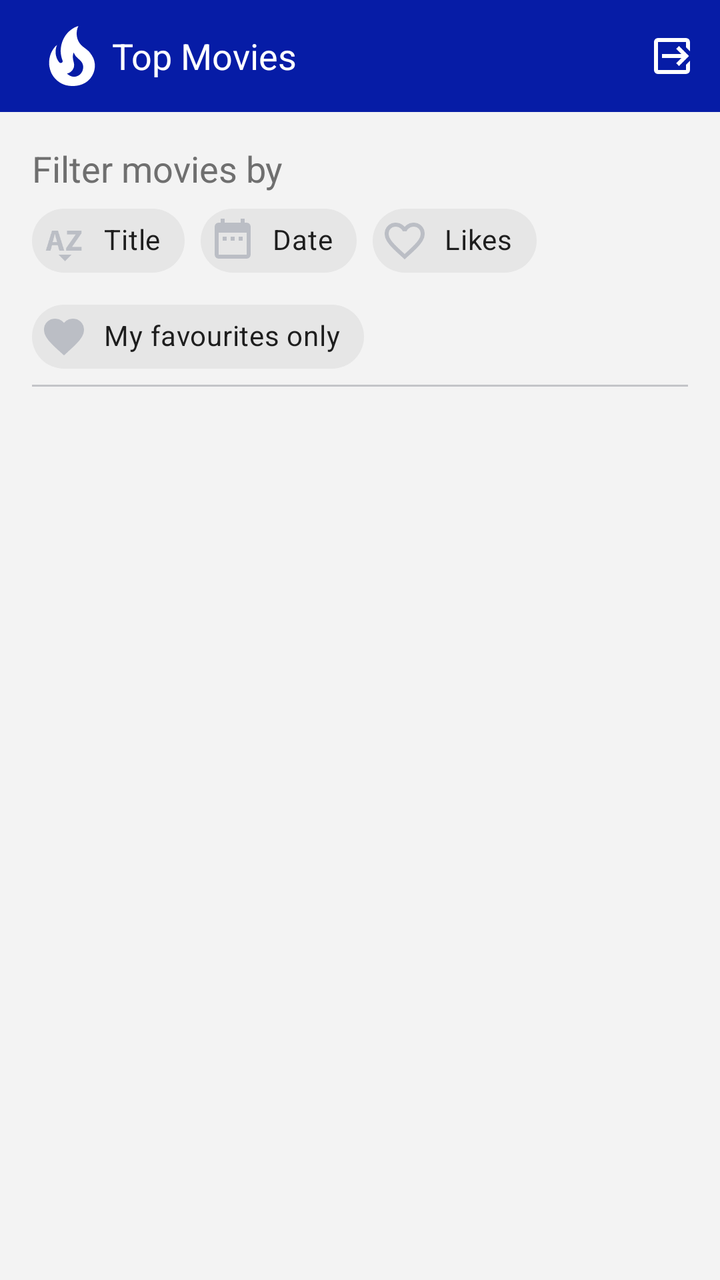
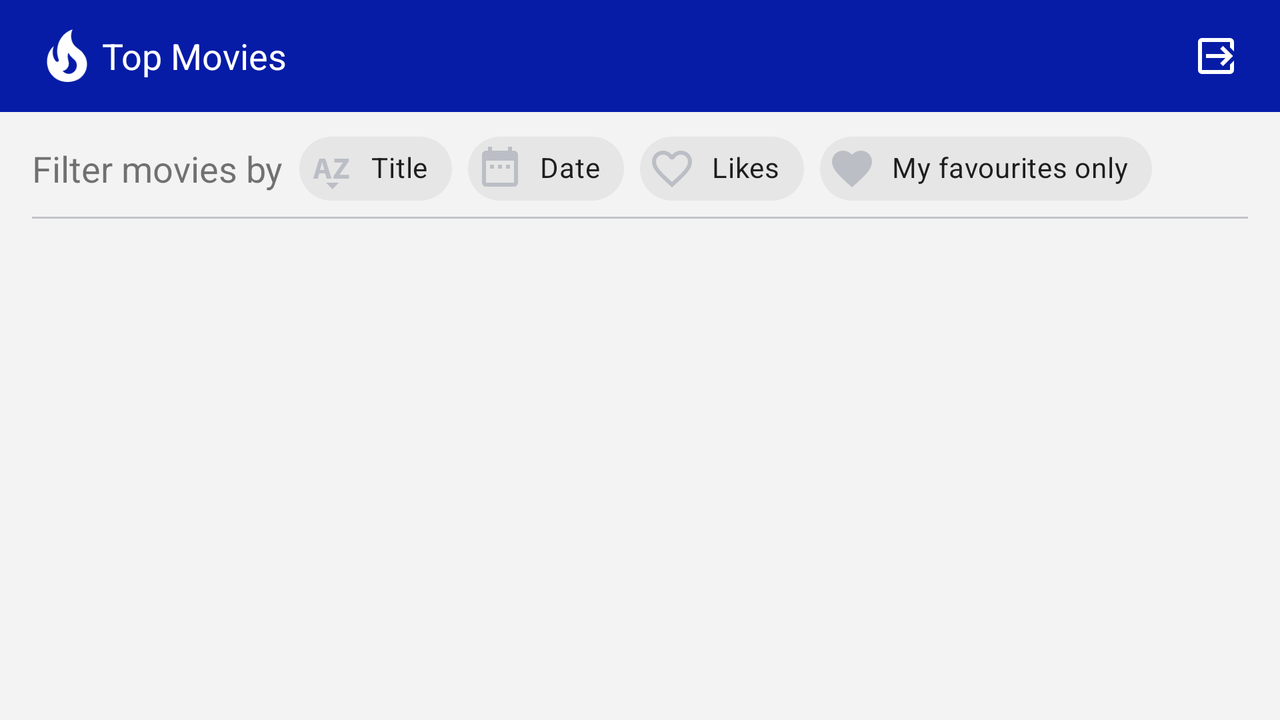

The same Android screen from two of the app's own layout files: first res/layout/ as a phone draws it, then the repository's variant for another configuration, drawn on a device whose configuration selects that folder. Both files follow.
<!-- AndroidManifest.xml: application theme AppTheme -->
<!-- res/layout/fragment_popular_movies.xml -->
<?xml version="1.0" encoding="utf-8"?>
<FrameLayout xmlns:android="http://schemas.android.com/apk/res/android"
    xmlns:app="http://schemas.android.com/apk/res-auto"
    xmlns:tools="http://schemas.android.com/tools"
    android:id="@+id/fragmentmainframe"
    android:layout_width="match_parent"
    android:layout_height="match_parent"
    android:background="#f3f3f3"
    tools:context=".fragments.PopularMoviesFragment">

    <androidx.constraintlayout.widget.ConstraintLayout
        android:id="@+id/fragmentmainconstraint"
        android:layout_width="match_parent"
        android:layout_height="match_parent"
        android:background="@null">

        <com.google.android.material.appbar.MaterialToolbar
            android:id="@+id/toolbar"
            android:layout_width="match_parent"
            android:layout_height="wrap_content"
            android:background="@color/colorPrimary"
            app:layout_constraintEnd_toEndOf="parent"
            app:layout_constraintStart_toStartOf="parent"
            app:layout_constraintTop_toTopOf="parent">

            <ImageView
                android:layout_width="40dp"
                android:layout_height="40dp"
                android:layout_gravity="start"
                android:contentDescription="@string/fire_image_description"
                app:srcCompat="@drawable/ic_fire" />

            <TextView
                android:id="@+id/tvTopMovies"
                android:layout_width="wrap_content"
                android:layout_height="wrap_content"
                android:text="@string/top_movies"
                android:textColor="#FFF"
                android:textSize="18sp" />

            <Button
                android:id="@+id/btnLogout"
                style="?android:attr/borderlessButtonStyle"
                android:layout_width="50dp"
                android:layout_height="wrap_content"
                android:layout_gravity="end"
                android:layout_marginEnd="12dp"
                android:backgroundTint="@android:color/transparent"
                android:drawableEnd="@drawable/ic_signout"
                android:paddingStart="0dp"
                android:paddingEnd="0dp" />
        </com.google.android.material.appbar.MaterialToolbar>

        <androidx.recyclerview.widget.RecyclerView
            android:id="@+id/recyclerview"
            android:layout_width="0dp"
            android:layout_height="0dp"
            android:layout_marginStart="0dp"
            android:layout_marginTop="11dp"
            android:layout_marginEnd="0dp"
            android:layout_marginBottom="1dp"
            android:paddingStart="10dp"
            android:paddingEnd="10dp"
            app:layout_constraintBottom_toBottomOf="parent"
            app:layout_constraintEnd_toEndOf="parent"
            app:layout_constraintStart_toStartOf="parent"
            app:layout_constraintTop_toBottomOf="@id/divider" />

        <TextView
            android:id="@+id/tvFilter"
            android:layout_width="0dp"
            android:layout_height="wrap_content"
            android:layout_marginStart="16dp"
            android:layout_marginTop="16dp"
            android:layout_marginEnd="16dp"
            android:text="@string/filter_movies_by"
            android:textColor="#6f6f6f"
            android:textSize="18sp"
            app:layout_constraintEnd_toEndOf="parent"
            app:layout_constraintStart_toStartOf="parent"
            app:layout_constraintTop_toBottomOf="@id/toolbar" />

        <com.google.android.material.chip.ChipGroup
            android:id="@+id/chip_group"
            android:layout_width="wrap_content"
            android:layout_height="wrap_content"
            android:layout_marginStart="16dp"
            android:layout_marginEnd="16dp"
            app:layout_constraintHorizontal_bias="0"
            app:layout_constraintLeft_toLeftOf="parent"
            app:layout_constraintRight_toRightOf="parent"
            app:layout_constraintTop_toBottomOf="@id/tvFilter"
            app:singleSelection="true">

            <com.google.android.material.chip.Chip
                android:id="@+id/btnTitle"
                android:layout_width="wrap_content"
                android:layout_height="wrap_content"
                android:layout_marginTop="2dp"
                android:text="@string/title"
                android:textColor="#1e1e1e"
                android:textSize="14sp"
                app:chipBackgroundColor="#e6e6e6"
                app:chipIcon="@drawable/ic_az"
                app:chipIconTint="#bbbec5" />

            <com.google.android.material.chip.Chip
                android:id="@+id/btnDate"
                android:layout_width="wrap_content"
                android:layout_height="wrap_content"
                android:layout_marginTop="2dp"
                android:text="@string/date"
                android:textAllCaps="false"
                android:textColor="#1e1e1e"
                app:chipBackgroundColor="#e6e6e6"
                app:chipIcon="@drawable/ic_calendar"
                app:chipIconTint="#bbbec5" />

            <com.google.android.material.chip.Chip
                android:id="@+id/btnLikes"
                android:layout_width="wrap_content"
                android:layout_height="wrap_content"
                android:layout_marginTop="2dp"
                android:text="@string/likes"
                android:textAllCaps="false"
                android:textColor="#1e1e1e"
                app:chipBackgroundColor="#e6e6e6"
                app:chipIcon="@drawable/ic_heart_outline"
                app:chipIconTint="#bbbec5" />

            <com.google.android.material.chip.Chip
                android:id="@+id/btnFav"
                android:layout_width="wrap_content"
                android:layout_height="wrap_content"
                android:text="@string/my_favourites_only"
                android:textAllCaps="false"
                android:textColor="#1e1e1e"
                app:chipBackgroundColor="#e6e6e6"
                app:chipIcon="@drawable/ic_heart_fill_favourites"
                app:chipIconTint="#bbbec5" />
        </com.google.android.material.chip.ChipGroup>

        <View
            android:id="@+id/divider"
            android:layout_width="0dp"
            android:layout_height="1dp"
            android:layout_marginStart="16dp"
            android:layout_marginEnd="16dp"
            android:background="#c3c4c8"
            app:layout_constraintEnd_toEndOf="parent"
            app:layout_constraintStart_toStartOf="parent"
            app:layout_constraintTop_toBottomOf="@id/chip_group" />
    </androidx.constraintlayout.widget.ConstraintLayout>
</FrameLayout>
<!-- resources referenced by this layout -->
<resources>
  <color name="colorPrimary">#061ca6</color>
  <!-- drawable ic_az (drawable) -->
  <vector xmlns:android="http://schemas.android.com/apk/res/android"
      android:width="24dp"
      android:height="24dp"
      android:viewportWidth="24"
      android:viewportHeight="24">
      <path
          android:fillColor="#bbbec5"
          android:pathData="M15.75 19L12.5 22.25L9.25 19H15.75M8.89 14.3H6L5.28 17H2.91L6 7H9L12.13 17H9.67L8.89 14.3M6.33 12.68H8.56L7.93 10.56L7.67 9.59L7.42 8.63H7.39L7.17 9.6L6.93 10.58L6.33 12.68M13.05 17V15.74L17.8 8.97V8.91H13.5V7H20.73V8.34L16.09 15V15.08H20.8V17H13.05Z" />
  </vector>
  <!-- drawable ic_calendar (drawable) -->
  <vector xmlns:android="http://schemas.android.com/apk/res/android"
      android:width="24dp"
      android:height="24dp"
      android:viewportWidth="24"
      android:viewportHeight="24">
      <path
          android:fillColor="#bbbec5"
          android:pathData="M9,10H7V12H9V10M13,10H11V12H13V10M17,10H15V12H17V10M19,3H18V1H16V3H8V1H6V3H5C3.89,3 3,3.9 3,5V19A2,2 0 0,0 5,21H19A2,2 0 0,0 21,19V5A2,2 0 0,0 19,3M19,19H5V8H19V19Z" />
  </vector>
  <!-- drawable ic_heart_fill_favourites (drawable) -->
  <vector xmlns:android="http://schemas.android.com/apk/res/android"
      android:width="24dp"
      android:height="24dp"
      android:viewportWidth="24"
      android:viewportHeight="24">
      <path
          android:fillColor="#bbbec5"
          android:pathData="M12,21.35L10.55,20.03C5.4,15.36 2,12.27 2,8.5C2,5.41 4.42,3 7.5,3C9.24,3 10.91,3.81 12,5.08C13.09,3.81 14.76,3 16.5,3C19.58,3 22,5.41 22,8.5C22,12.27 18.6,15.36 13.45,20.03L12,21.35Z" />
  </vector>
  <!-- drawable ic_signout (drawable) -->
  <vector xmlns:android="http://schemas.android.com/apk/res/android"
      android:width="24dp"
      android:height="24dp"
      android:viewportWidth="24"
      android:viewportHeight="24">
      <path
          android:fillColor="#FFFFFF"
          android:pathData="M14.08,15.59L16.67,13H7V11H16.67L14.08,8.41L15.5,7L20.5,12L15.5,17L14.08,15.59M19,3A2,2 0 0,1 21,5V9.67L19,7.67V5H5V19H19V16.33L21,14.33V19A2,2 0 0,1 19,21H5C3.89,21 3,20.1 3,19V5C3,3.89 3.89,3 5,3H19Z" />
  </vector>
  <string name="date">Date</string>
  <string name="filter_movies_by">Filter movies by</string>
  <string name="fire_image_description">fire - image description</string>
  <string name="likes">Likes</string>
  <string name="my_favourites_only">My favourites only</string>
  <string name="title">Title</string>
  <string name="top_movies">Top Movies</string>
  <style name="AppTheme" parent="Theme.MaterialComponents.Light.DarkActionBar">
          
          <item name="colorPrimary">@color/colorPrimary</item>
          <item name="colorPrimaryDark">@color/colorPrimaryDark</item>
          <item name="colorAccent">@color/colorPrimary</item>
          <item name="alertDialogTheme">@style/AlertDialogTheme</item>
      </style>
  <color name="colorPrimaryDark">#041581</color>
  <style name="AlertDialogTheme" parent="ThemeOverlay.MaterialComponents.Dialog.Alert">
          <item name="buttonBarNegativeButtonStyle">@style/NegativeButtonStyle</item>
          <item name="buttonBarPositiveButtonStyle">@style/PositiveButtonStyle</item>
          <item name="android:textColor">#212121</item>
          <item name="android:textColorPrimary">#666666</item>
      </style>
  <style name="NegativeButtonStyle" parent="Widget.MaterialComponents.Button.TextButton.Dialog">
          <item name="android:textColor">#6101e7</item>
      </style>
  <style name="PositiveButtonStyle" parent="Widget.MaterialComponents.Button.TextButton.Dialog">
          <item name="android:textColor">#6101e7</item>
      </style>
</resources>
<!-- res/layout-land/fragment_popular_movies.xml (the repository's variant of the layout above) -->
<!-- drawn on the phone turned sideways -->
<?xml version="1.0" encoding="utf-8"?>
<FrameLayout xmlns:android="http://schemas.android.com/apk/res/android"
    xmlns:app="http://schemas.android.com/apk/res-auto"
    xmlns:tools="http://schemas.android.com/tools"
    android:id="@+id/fragmentmainframe"
    android:layout_width="match_parent"
    android:layout_height="match_parent"
    tools:context=".activities.MainActivity">

    <androidx.constraintlayout.widget.ConstraintLayout
        android:id="@+id/fragmentmainconstraint"
        android:layout_width="match_parent"
        android:layout_height="match_parent"
        android:background="#f3f3f3">

        <com.google.android.material.appbar.MaterialToolbar
            android:id="@+id/toolbar"
            android:layout_width="match_parent"
            android:layout_height="wrap_content"
            android:background="@color/colorPrimary"
            app:layout_constraintEnd_toEndOf="parent"
            app:layout_constraintStart_toStartOf="parent"
            app:layout_constraintTop_toTopOf="parent"
            app:singleSelection="true">


            <ImageView
                android:layout_width="35dp"
                android:layout_height="35dp"
                android:layout_gravity="start"
                android:contentDescription="@string/fire_image_description"
                app:srcCompat="@drawable/ic_fire" />

            <TextView
                android:id="@+id/tvTopMovies"
                android:layout_width="wrap_content"
                android:layout_height="wrap_content"
                android:text="@string/top_movies"
                android:textColor="#FFF"
                android:textSize="18sp" />

            <Button
                android:id="@+id/btnLogout"
                style="?android:attr/borderlessButtonStyle"
                android:layout_width="wrap_content"
                android:layout_height="wrap_content"
                android:layout_gravity="end"
                android:backgroundTint="@android:color/transparent"
                android:drawableEnd="@drawable/ic_signout"
                android:paddingStart="0dp"
                android:paddingEnd="20dp" />
        </com.google.android.material.appbar.MaterialToolbar>

        <androidx.recyclerview.widget.RecyclerView
            android:id="@+id/recyclerview"
            android:layout_width="0dp"
            android:layout_height="0dp"
            android:layout_marginStart="1dp"
            android:layout_marginTop="8dp"
            android:layout_marginEnd="1dp"
            android:layout_marginBottom="1dp"
            android:paddingStart="10dp"
            android:paddingEnd="10dp"
            app:layout_constraintBottom_toBottomOf="parent"
            app:layout_constraintEnd_toEndOf="parent"
            app:layout_constraintStart_toStartOf="parent"
            app:layout_constraintTop_toBottomOf="@id/divider" />

        <TextView
            android:id="@+id/tvFilter"
            android:layout_width="wrap_content"
            android:layout_height="wrap_content"
            android:layout_marginStart="16dp"
            android:layout_marginTop="16dp"
            android:layout_marginEnd="50dp"
            android:text="@string/filter_movies_by"
            android:textSize="18sp"
            app:layout_constraintEnd_toEndOf="parent"
            app:layout_constraintHorizontal_bias="0.0"
            app:layout_constraintStart_toStartOf="parent"
            app:layout_constraintTop_toBottomOf="@id/toolbar" />

        <com.google.android.material.chip.ChipGroup
            android:id="@+id/chip_group"
            android:layout_width="wrap_content"
            android:layout_height="wrap_content"
            android:layout_marginStart="8dp"
            android:layout_marginEnd="8dp"
            app:layout_constraintBottom_toBottomOf="@id/tvFilter"
            app:layout_constraintEnd_toEndOf="parent"
            app:layout_constraintHorizontal_bias="0"
            app:layout_constraintHorizontal_chainStyle="packed"
            app:layout_constraintStart_toEndOf="@id/tvFilter"
            app:layout_constraintTop_toTopOf="@id/tvFilter">

            <com.google.android.material.chip.Chip
                android:id="@+id/btnTitle"
                android:layout_width="wrap_content"
                android:layout_height="wrap_content"
                android:layout_marginTop="8dp"
                android:shadowRadius="0"
                android:text="@string/title"
                android:textAllCaps="false"
                android:textColor="#1e1e1e"
                android:textSize="14sp"
                app:chipBackgroundColor="#e6e6e6"
                app:chipIcon="@drawable/ic_az"
                app:chipIconTint="#bbbec5" />

            <com.google.android.material.chip.Chip
                android:id="@+id/btnDate"
                android:layout_width="wrap_content"
                android:layout_height="wrap_content"
                android:layout_marginTop="8dp"
                android:text="@string/date"
                android:textAllCaps="false"
                android:textColor="#1e1e1e"
                app:chipBackgroundColor="#e6e6e6"
                app:chipIcon="@drawable/ic_calendar"
                app:chipIconTint="#bbbec5" />

            <com.google.android.material.chip.Chip
                android:id="@+id/btnLikes"
                android:layout_width="wrap_content"
                android:layout_height="wrap_content"
                android:layout_marginTop="8dp"
                android:text="@string/likes"
                android:textAllCaps="false"
                android:textColor="#1e1e1e"
                app:chipBackgroundColor="#e6e6e6"
                app:chipIcon="@drawable/ic_heart_outline"
                app:chipIconTint="#bbbec5" />

            <com.google.android.material.chip.Chip
                android:id="@+id/btnFav"
                android:layout_width="wrap_content"
                android:layout_height="wrap_content"
                android:layout_marginTop="8dp"
                android:text="@string/my_favourites_only"
                android:textAllCaps="false"
                android:textColor="#1e1e1e"
                app:chipBackgroundColor="#e6e6e6"
                app:chipIcon="@drawable/ic_heart_fill_favourites"
                app:chipIconTint="#bbbec5" />

        </com.google.android.material.chip.ChipGroup>

        <View
            android:id="@+id/divider"
            android:layout_width="0dp"
            android:layout_height="1dp"
            android:layout_marginStart="16dp"
            android:layout_marginEnd="16dp"
            android:background="#c3c4c8"
            app:layout_constraintEnd_toEndOf="parent"
            app:layout_constraintStart_toStartOf="parent"
            app:layout_constraintTop_toBottomOf="@id/chip_group" />
    </androidx.constraintlayout.widget.ConstraintLayout>
</FrameLayout>
